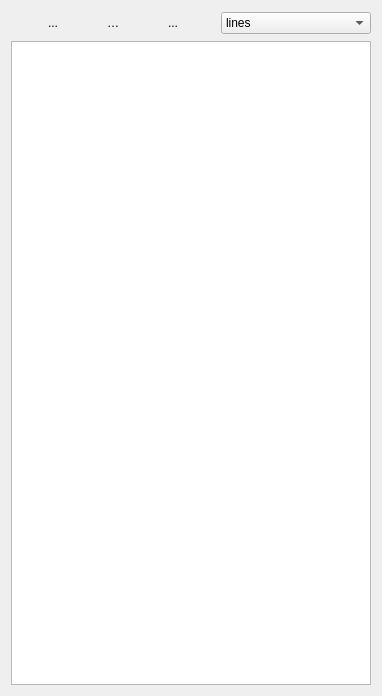
<?xml version="1.0" encoding="UTF-8"?>
<ui version="4.0">
 <class>Form</class>
 <widget class="QWidget" name="Form">
  <property name="geometry">
   <rect>
    <x>0</x>
    <y>0</y>
    <width>312</width>
    <height>696</height>
   </rect>
  </property>
  <property name="windowTitle">
   <string>Form</string>
  </property>
  <layout class="QVBoxLayout" name="verticalLayout">
   <item>
    <layout class="QHBoxLayout" name="horizontalLayout">
     <item>
      <widget class="QToolButton" name="clearButton">
       <property name="sizePolicy">
        <sizepolicy hsizetype="Fixed" vsizetype="Fixed">
         <horstretch>0</horstretch>
         <verstretch>0</verstretch>
        </sizepolicy>
       </property>
       <property name="minimumSize">
        <size>
         <width>24</width>
         <height>24</height>
        </size>
       </property>
       <property name="maximumSize">
        <size>
         <width>24</width>
         <height>24</height>
        </size>
       </property>
       <property name="toolTip">
        <string>remove plots</string>
       </property>
       <property name="icon">
        <iconset resource="Experiment.qrc">
         <normaloff>:/kde/icons/edit-clear.png</normaloff>:/kde/icons/edit-clear.png</iconset>
       </property>
       <property name="iconSize">
        <size>
         <width>24</width>
         <height>24</height>
        </size>
       </property>
       <property name="autoRaise">
        <bool>true</bool>
       </property>
      </widget>
     </item>
     <item>
      <widget class="QToolButton" name="plotButton">
       <property name="minimumSize">
        <size>
         <width>24</width>
         <height>24</height>
        </size>
       </property>
       <property name="maximumSize">
        <size>
         <width>24</width>
         <height>24</height>
        </size>
       </property>
       <property name="toolTip">
        <string>plot traces</string>
       </property>
       <property name="text">
        <string>...</string>
       </property>
       <property name="icon">
        <iconset resource="Experiment.qrc">
         <normaloff>:/openicon/icons/office-chart-line.png</normaloff>:/openicon/icons/office-chart-line.png</iconset>
       </property>
       <property name="iconSize">
        <size>
         <width>24</width>
         <height>24</height>
        </size>
       </property>
       <property name="autoRaise">
        <bool>true</bool>
       </property>
      </widget>
     </item>
     <item>
      <widget class="QToolButton" name="saveButton">
       <property name="minimumSize">
        <size>
         <width>24</width>
         <height>24</height>
        </size>
       </property>
       <property name="maximumSize">
        <size>
         <width>24</width>
         <height>24</height>
        </size>
       </property>
       <property name="toolTip">
        <string>save traces</string>
       </property>
       <property name="text">
        <string/>
       </property>
       <property name="icon">
        <iconset resource="Experiment.qrc">
         <normaloff>:/kde/icons/filesave.png</normaloff>:/kde/icons/filesave.png</iconset>
       </property>
       <property name="iconSize">
        <size>
         <width>24</width>
         <height>24</height>
        </size>
       </property>
       <property name="autoRaise">
        <bool>true</bool>
       </property>
      </widget>
     </item>
     <item>
      <widget class="QToolButton" name="openFileButton">
       <property name="minimumSize">
        <size>
         <width>24</width>
         <height>24</height>
        </size>
       </property>
       <property name="maximumSize">
        <size>
         <width>24</width>
         <height>24</height>
        </size>
       </property>
       <property name="toolTip">
        <string>open traces</string>
       </property>
       <property name="text">
        <string>Open</string>
       </property>
       <property name="icon">
        <iconset resource="Experiment.qrc">
         <normaloff>:/openicon/icons/document-open-5.png</normaloff>:/openicon/icons/document-open-5.png</iconset>
       </property>
       <property name="iconSize">
        <size>
         <width>24</width>
         <height>24</height>
        </size>
       </property>
       <property name="shortcut">
        <string>Ctrl+S</string>
       </property>
       <property name="autoRaise">
        <bool>true</bool>
       </property>
      </widget>
     </item>
     <item>
      <widget class="QToolButton" name="removeButton">
       <property name="minimumSize">
        <size>
         <width>24</width>
         <height>24</height>
        </size>
       </property>
       <property name="maximumSize">
        <size>
         <width>24</width>
         <height>24</height>
        </size>
       </property>
       <property name="toolTip">
        <string>Remove trace from list</string>
       </property>
       <property name="icon">
        <iconset resource="Experiment.qrc">
         <normaloff>:/kde/icons/remove.png</normaloff>:/kde/icons/remove.png</iconset>
       </property>
       <property name="iconSize">
        <size>
         <width>24</width>
         <height>24</height>
        </size>
       </property>
       <property name="autoRaise">
        <bool>true</bool>
       </property>
      </widget>
     </item>
     <item>
      <widget class="QToolButton" name="shredderButton">
       <property name="minimumSize">
        <size>
         <width>24</width>
         <height>24</height>
        </size>
       </property>
       <property name="maximumSize">
        <size>
         <width>24</width>
         <height>24</height>
        </size>
       </property>
       <property name="toolTip">
        <string>Delete trace from disk</string>
       </property>
       <property name="text">
        <string>...</string>
       </property>
       <property name="icon">
        <iconset resource="Experiment.qrc">
         <normaloff>:/openicon/icons/edit-shred.png</normaloff>:/openicon/icons/edit-shred.png</iconset>
       </property>
       <property name="iconSize">
        <size>
         <width>24</width>
         <height>24</height>
        </size>
       </property>
       <property name="autoRaise">
        <bool>true</bool>
       </property>
      </widget>
     </item>
     <item>
      <spacer name="horizontalSpacer">
       <property name="orientation">
        <enum>Qt::Horizontal</enum>
       </property>
       <property name="sizeHint" stdset="0">
        <size>
         <width>40</width>
         <height>20</height>
        </size>
       </property>
      </spacer>
     </item>
     <item>
      <widget class="QToolButton" name="pushButtonApplyStyle">
       <property name="minimumSize">
        <size>
         <width>24</width>
         <height>24</height>
        </size>
       </property>
       <property name="maximumSize">
        <size>
         <width>24</width>
         <height>24</height>
        </size>
       </property>
       <property name="icon">
        <iconset resource="Experiment.qrc">
         <normaloff>:/kde/icons/colorize.png</normaloff>:/kde/icons/colorize.png</iconset>
       </property>
       <property name="iconSize">
        <size>
         <width>24</width>
         <height>24</height>
        </size>
       </property>
       <property name="autoRaise">
        <bool>true</bool>
       </property>
      </widget>
     </item>
     <item>
      <widget class="QComboBox" name="comboBoxStyle">
       <item>
        <property name="text">
         <string>lines</string>
        </property>
       </item>
       <item>
        <property name="text">
         <string>points</string>
        </property>
       </item>
       <item>
        <property name="text">
         <string>linespoints</string>
        </property>
       </item>
       <item>
        <property name="text">
         <string>lines with errorb</string>
        </property>
       </item>
       <item>
        <property name="text">
         <string>points with errorb</string>
        </property>
       </item>
       <item>
        <property name="text">
         <string>linespoints with errorb</string>
        </property>
       </item>
      </widget>
     </item>
    </layout>
   </item>
   <item>
    <widget class="TableViewExtended" name="traceTableView"/>
   </item>
  </layout>
 </widget>
 <customwidgets>
  <customwidget>
   <class>TableViewExtended</class>
   <extends>QTableView</extends>
   <header>uiModules.TableViewExtended</header>
  </customwidget>
 </customwidgets>
 <resources>
  <include location="Experiment.qrc"/>
 </resources>
 <connections/>
</ui>
